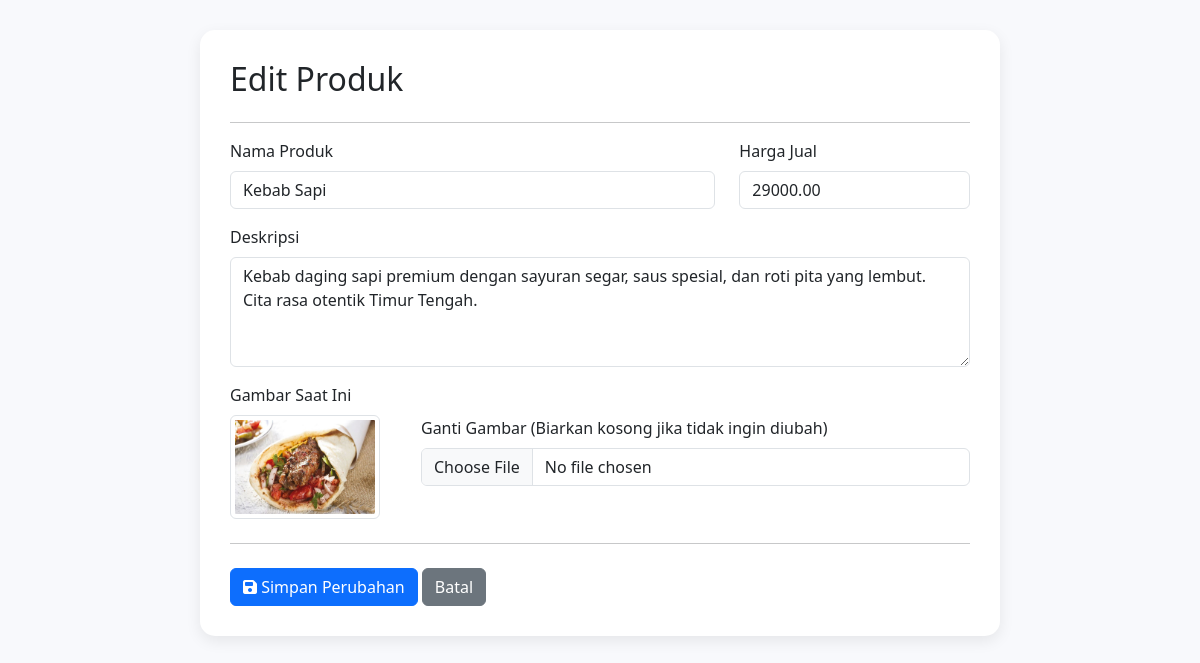
Page /edit_produk.php?id=1 (signed in) on the committed database.
### tables this page shows
CREATE TABLE `products` (
  `id` int(11) NOT NULL,
  `slug` varchar(50) NOT NULL,
  `name` varchar(100) NOT NULL,
  `description` text NOT NULL,
  `price` decimal(10,2) NOT NULL,
  `original_price` decimal(10,2) DEFAULT NULL,
  `image_path` varchar(255) NOT NULL,
  `icon_path` varchar(255) NOT NULL,
  `delivery_time` varchar(20) NOT NULL,
  `rating` decimal(2,1) NOT NULL,
  `reviews` varchar(20) NOT NULL
);

### public_html/edit_produk.php (the view, shortened to what this page needs)
<?php
require 'koneksi.php';
$id = (int)$_GET['id'];
$sql = "SELECT * FROM products WHERE id = ?";
$stmt = mysqli_prepare($conn, $sql);
mysqli_stmt_bind_param($stmt, "i", $id);
mysqli_stmt_execute($stmt);
$result = mysqli_stmt_get_result($stmt);
$product = mysqli_fetch_assoc($result);
?>
<!DOCTYPE html>
<html lang="id">
<head>
    <link href="https://cdnjs.cloudflare.com/ajax/libs/bootstrap/5.3.0/css/bootstrap.min.css" rel="stylesheet">
    <link href="https://cdnjs.cloudflare.com/ajax/libs/font-awesome/6.4.0/css/all.min.css" rel="stylesheet">
</head>
<body>
    <div class="form-container">
        <h2 class="mb-4">Edit Produk</h2>
        <hr>
        <form action="proses_produk.php" method="POST" enctype="multipart/form-data">
            <div class="row">
                <div class="col-md-8 mb-3">
                    <label class="form-label">Nama Produk</label>
                    <input type="text" name="name" class="form-control" value="<?php echo htmlspecialchars($product['name']); ?>" required>
                </div>
                <div class="col-md-4 mb-3">
                    <label class="form-label">Harga Jual</label>
                    <input type="number" name="price" class="form-control" value="<?php echo $product['price']; ?>" required>
                </div>
            </div>
            <div class="mb-3">
                <label class="form-label">Deskripsi</label>
                <textarea name="description" class="form-control" rows="4" required><?php echo htmlspecialchars($product['description']); ?></textarea>
            </div>
            <div class="row align-items-center">
                <div class="col-md-3">
                    <label class="form-label">Gambar Saat Ini</label><br>
                    <img src="<?php echo htmlspecialchars($product['image_path']); ?>" class="img-thumbnail" width="150">
                </div>
                <div class="col-md-9">
                    <label class="form-label">Ganti Gambar (Biarkan kosong jika tidak ingin diubah)</label>
                    <input type="file" name="image" class="form-control" accept="image/*">
                </div>
            </div>
            <hr class="my-4">
            <button type="submit" name="update" class="btn btn-primary">
                <i class="fas fa-save"></i> Simpan Perubahan
            </button>
            <a href="admin_produk.php?page=products" class="btn btn-secondary">Batal</a>
        </form>
    </div>
</body>
</html>

### public_html/edit_produk.php (style rules this page uses)
body { background-color: #f8f9fc; padding: 30px; }
.form-container { max-width: 800px; margin: auto; background: white; padding: 30px; border-radius: 15px; box-shadow: 0 5px 15px rgba(0,0,0,0.08); }

### rows in the picture
products: name "Kebab Sapi", price "29000.00", description "Kebab daging sapi premium dengan sayuran segar, saus spesial, dan roti pita yang lembut. Cita rasa otentik Timur Tengah.", image_path (picture)
